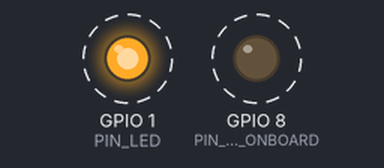
A sketch run on a simulated ESP32-C3. Shown: output pins drawn as LEDs (lit = HIGH). Dashed ring = blinking. WiFi joins after 1.5 s; servers stay silent unless stated; what the sketch prints to the serial monitor is not drawn.

Above: at 1.43 s.
Timing chart, 0 to 4.3 s (numbered marks = the images above):
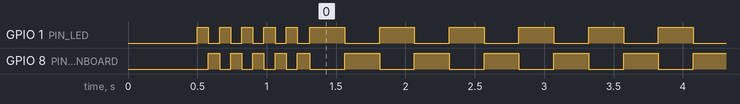

Measured:
- by itself, GPIO 1 (PIN_LED): goes 4 × (LOW 0.08 s, HIGH 0.08 s), LOW 0.09 s, 256 × (HIGH 0.25 s, LOW 0.25 s), then HIGH
- by itself, GPIO 8 (PIN_LED_ONBOARD): goes 4 × (LOW 0.08 s, HIGH 0.08 s), 256 × (LOW 0.25 s, HIGH 0.25 s), then LOW

The sketch:

c3_ap_test.ino
```cpp
// =====================================================================
//  STEP 1 TEST  -  is the ESP32-C3 alive, and does its WiFi work?
//  Nothing else: no LoRa, no SPI, no sensor. Flash this FIRST.
//
//  WHAT YOU SHOULD SEE
//    - the LED blinks steadily, about twice a second, forever
//    - a WiFi network called  C3-TEST  appears within ~10 seconds
//    - joining it (password flood1234) and opening http://192.168.4.1
//      shows a page saying the board is alive
//
//  IF THE LED NEVER BLINKS: the sketch is not running. Wrong board
//  selected, upload did not take, or the board is sitting in bootloader
//  mode - press RESET once after uploading.
//
//  IF THE LED BLINKS BUT NO WIFI APPEARS: the WiFi side is the problem,
//  not your wiring. Look at the serial monitor.
//
//  ARDUINO IDE:  Board "ESP32C3 Dev Module",  USB CDC On Boot: ENABLED
// =====================================================================

#include <WiFi.h>
#include <WebServer.h>

#define PIN_LED          1     // external LED + 330 ohm to GND, active HIGH
#define PIN_LED_ONBOARD  8     // SuperMini blue LED, active LOW

WebServer server(80);
unsigned long t = 0;
bool on = false;

void ledWrite(bool s) {
  digitalWrite(PIN_LED, s ? HIGH : LOW);
  digitalWrite(PIN_LED_ONBOARD, s ? LOW : HIGH);   // onboard is inverted
}

void setup() {
  Serial.begin(115200);
  delay(500);
  Serial.println();
  Serial.println("=== C3 alive. setup() running. ===");

  pinMode(PIN_LED, OUTPUT);
  pinMode(PIN_LED_ONBOARD, OUTPUT);

  // five fast blinks = "I booted"
  for (int i = 0; i < 5; i++) { ledWrite(true); delay(80); ledWrite(false); delay(80); }

  Serial.println("starting access point...");
  WiFi.mode(WIFI_AP);
  bool ok = WiFi.softAP("C3-TEST", "flood1234");
  Serial.print("softAP returned: "); Serial.println(ok ? "OK" : "FAILED");
  Serial.print("IP address:      "); Serial.println(WiFi.softAPIP());
  Serial.print("MAC address:     "); Serial.println(WiFi.softAPmacAddress());

  server.on("/", []() {
    server.send(200, "text/html",
      "<meta name=viewport content='width=device-width,initial-scale=1'>"
      "<body style='font:16px system-ui;background:#0d1418;color:#e3ecf0;padding:24px'>"
      "<h2>ESP32-C3 is alive</h2><p>WiFi and web server both work.</p>"
      "<p>Now flash the real receiver sketch.</p></body>");
  });
  server.begin();
  Serial.println("web server started. Join C3-TEST / flood1234, open http://192.168.4.1");
}

void loop() {
  server.handleClient();
  if (millis() - t > 250) {        // steady blink = loop() is running
    t = millis();
    on = !on;
    ledWrite(on);
  }
}
```
